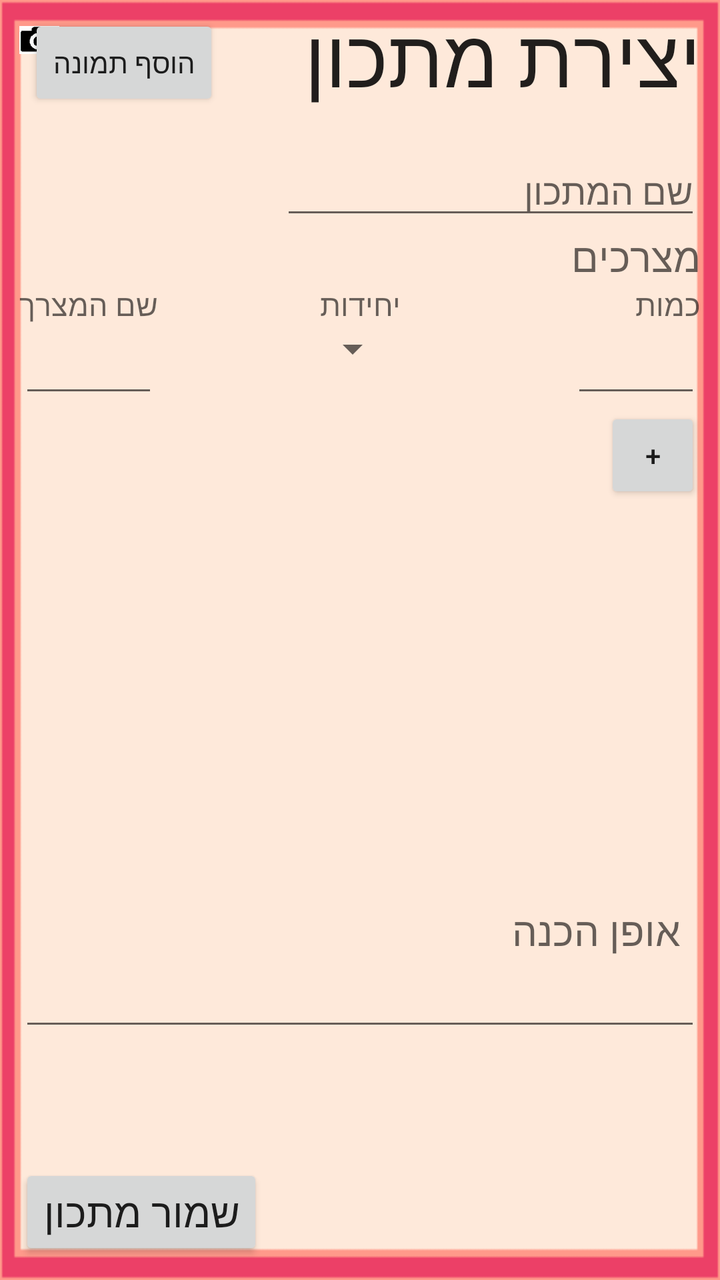
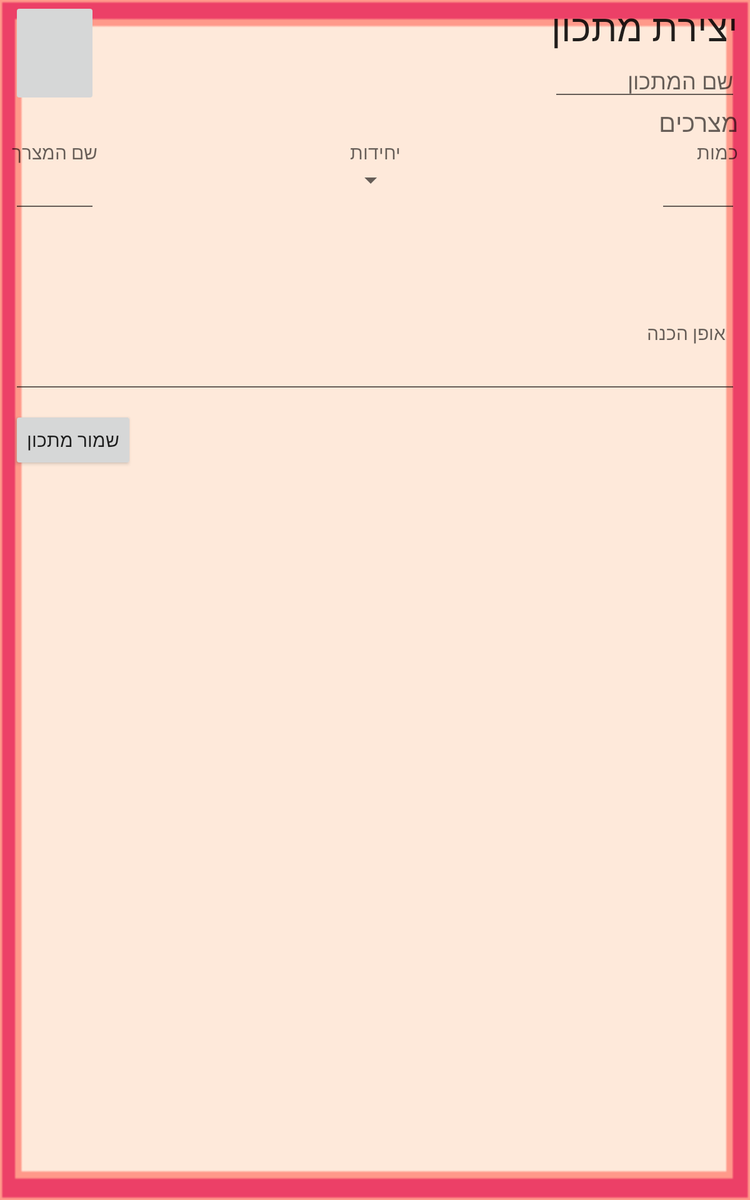

One screen, two layout resources from the same app: the default and the author's alternative for another configuration. Each is rendered where Android would select it; the XML of both is given below.
<!-- AndroidManifest.xml: application theme AppTheme -->
<!-- res/layout/activity_recipe_form.xml -->
<RelativeLayout xmlns:android="http://schemas.android.com/apk/res/android"
    android:background="@drawable/framebackground"
    xmlns:tools="http://schemas.android.com/tools" android:layout_width="match_parent"
    android:layout_height="match_parent" android:paddingLeft="@dimen/activity_horizontal_margin"
    android:paddingRight="@dimen/activity_horizontal_margin"
    android:paddingTop="@dimen/activity_vertical_margin"
    android:paddingBottom="@dimen/activity_vertical_margin"
    tools:context="com.example.lenovo.myrecipecollection.RecipeFormActivity"
    android:id="@+id/recipeFormID">



    <ScrollView
        android:layout_width="fill_parent"
        android:layout_height="fill_parent"
        android:id="@+id/scrollView1"

       >

        <RelativeLayout
            android:layout_width="fill_parent"
            android:layout_height="fill_parent"
            >

            <TextView
                android:layout_width="wrap_content"
                android:layout_height="wrap_content"
                android:textAppearance="?android:attr/textAppearanceLarge"
                android:text="יצירת מתכון"
                android:id="@+id/CreateRecipeTitle"
                android:layout_alignParentTop="true"
                android:layout_alignParentEnd="true"
                android:textSize="40sp"
                android:layout_marginRight="10dp"
                android:layout_marginTop="1dp" />
    
        
        
        
        
        
        
        
        
        

    <EditText
        android:layout_width="wrap_content"
        android:layout_height="wrap_content"
        android:inputType="textPersonName"
        android:ems="10"
        android:hint="שם המתכון"
        android:id="@+id/editRecipeName"
        android:layout_marginTop="73dp"
        android:layout_alignParentTop="true"
        android:layout_alignParentEnd="true"
        android:layout_marginRight="10dp" />



    <TextView
        android:layout_width="wrap_content"
        android:layout_height="wrap_content"
        android:textAppearance="?android:attr/textAppearanceMedium"
        android:text="מצרכים"
        android:id="@+id/ingredientsTitle"
        android:textSize="20sp"
        android:layout_below="@+id/editRecipeName"
        android:layout_alignParentEnd="true"
        android:layout_marginRight="10dp" />
     <ListView
        android:layout_width="fill_parent"
        android:layout_height="200dp"
        android:id="@+id/ingredientListForm"
        android:layout_below="@+id/addIngredientFormButton"
        android:layout_alignEnd="@+id/editRecipeName"
        android:fadeScrollbars="false"
         android:longClickable="true"
         android:layout_marginLeft="10dp"
         android:layout_marginRight="10dp" />
       <Button
            style="?android:attr/buttonStyleSmall"
            android:layout_width="wrap_content"
            android:layout_height="wrap_content"
            android:text="+"
            android:id="@+id/addIngredientFormButton"
            android:layout_below="@+id/amountEdit"
            android:layout_alignParentEnd="true"
            android:onClick="addIngToIngList"
           android:layout_marginRight="10dp" />



    <TextView
        android:layout_width="wrap_content"
        android:layout_height="wrap_content"
        android:textAppearance="?android:attr/textAppearanceMedium"
        android:text="אופן הכנה"
        android:id="@+id/instructionsTitle"
        android:textSize="20sp"

        android:layout_below="@+id/ingredientListForm"
        android:layout_alignEnd="@+id/editRecipeName"
        android:layout_marginRight="10dp" />


            <EditText
                android:layout_width="fill_parent"
                android:layout_height="wrap_content"
                android:id="@+id/editInstructions"
                android:layout_below="@+id/instructionsTitle"
                android:layout_alignParentEnd="true"
                android:layout_marginRight="10dp"
                android:layout_marginLeft="10dp" />


            <TextView
                android:layout_width="wrap_content"
                android:layout_height="wrap_content"
                android:textAppearance="?android:attr/textAppearanceMedium"
                android:text="כמות"
                android:id="@+id/amountTitle"
                android:textSize="15sp"
                android:layout_alignParentEnd="true"
                android:layout_below="@+id/ingredientsTitle"
                android:layout_marginRight="10dp" />

            <TextView
                android:layout_width="wrap_content"
                android:layout_height="wrap_content"
                android:textAppearance="?android:attr/textAppearanceMedium"
                android:text="יחידות"
                android:id="@+id/unitsTitle"
                android:textSize="15sp"
                android:layout_centerHorizontal="true"
                android:layout_below="@+id/ingredientsTitle"

                />

            <TextView
                android:layout_width="wrap_content"
                android:layout_height="wrap_content"
                android:textAppearance="?android:attr/textAppearanceMedium"
                android:text="שם המצרך"
                android:id="@+id/ingredientNameTitle"
                android:textSize="15sp"
                android:layout_alignParentStart="true"
                android:layout_below="@+id/ingredientsTitle"
                android:layout_marginLeft="10dp" />

            <EditText
                android:layout_width="80dp"
                android:layout_height="wrap_content"
                android:inputType="numberDecimal"
                android:ems="10"
                android:id="@+id/amountEdit"
                android:layout_below="@+id/amountTitle"
                android:layout_toEndOf="@+id/unitsTitle"
                android:layout_alignStart="@+id/ingredientsTitle"
                android:layout_marginRight="10dp" />

            <EditText
                android:layout_width="wrap_content"
                android:layout_height="wrap_content"
                android:id="@+id/IngNameEdit"
                android:layout_below="@+id/ingredientNameTitle"
                android:layout_alignEnd="@+id/ingredientNameTitle"
                android:layout_alignParentStart="true"
                android:layout_marginLeft="10dp" />

            <Spinner
                android:layout_width="wrap_content"
                android:layout_height="wrap_content"
                android:id="@+id/unitSpinner"
            android:layout_alignEnd="@+id/unitsTitle"
                android:spinnerMode="dropdown"
                android:clickable="true"
                android:layout_below="@+id/unitsTitle"
                android:dropDownWidth="wrap_content"
                android:focusable="true"
                android:focusableInTouchMode="false"
                android:nestedScrollingEnabled="false" />

            <ImageView
                android:layout_width="20dp"
                android:layout_height="20dp"
                android:id="@+id/UserImageView"
                android:layout_alignParentTop="true"
                android:layout_alignParentStart="true"
                android:src="@drawable/camera"
                android:onClick="addIngToIngList"
                android:layout_marginLeft="10dp"
                android:layout_marginTop="10dp"
                android:layout_marginRight="10dp" />
            
            <Button
                android:layout_width="wrap_content"
                android:layout_height="wrap_content"
                android:text="הוסף תמונה"
                android:id="@+id/addPicButton"
                android:layout_alignBottom="@+id/CreateRecipeTitle"
                android:layout_toStartOf="@+id/unitsTitle"
                android:layout_marginEnd="50dp"
                android:onClick="choosePicForRecipe"
                android:layout_marginTop="10dp" />


        </RelativeLayout>
    </ScrollView>



    <Button
        android:layout_width="wrap_content"
        android:layout_height="wrap_content"
        android:text="שמור מתכון"
        android:id="@+id/saveRecipeButton"
        android:layout_alignParentBottom="true"
        android:layout_alignParentStart="true"
        android:textSize="20sp"
        android:onClick="createAndSaveNewRecipe"
        android:layout_marginLeft="10dp"
        android:layout_marginBottom="10dp" />


</RelativeLayout>
<!-- resources referenced by this layout -->
<resources>
  <!-- drawable camera: png bitmap (drawable, 757 bytes) -->
  <!-- drawable framebackground: jpg bitmap (drawable, 1917 bytes) -->
  <style name="AppTheme" parent="AppTheme.Base">
          
      </style>
  <style name="AppTheme.Base" parent="Theme.AppCompat.Light.NoActionBar">
  
          <item name="colorPrimary">@color/primaryColor</item>
          <item name="colorPrimaryDark">@color/primaryColorDark</item>
          
          
          <item name="colorAccent">@color/accentColor</item>
      </style>
  <color name="primaryColor">#EC4067</color>
  <color name="primaryColorDark">#9A275A</color>
  <color name="accentColor">#f7f0d4</color>
</resources>
<!-- res/layout-large/activity_recipe_form.xml (the author's variant of the layout above) -->
<!-- drawn on a 7-inch tablet held upright -->
<RelativeLayout xmlns:android="http://schemas.android.com/apk/res/android"
    android:background="@drawable/framebackground"
    xmlns:tools="http://schemas.android.com/tools" android:layout_width="match_parent"
    android:layout_height="match_parent" android:paddingLeft="@dimen/activity_horizontal_margin"
    android:paddingRight="@dimen/activity_horizontal_margin"
    android:paddingTop="@dimen/activity_vertical_margin"
    android:paddingBottom="@dimen/activity_vertical_margin"
    tools:context="com.example.lenovo.myrecipecollection.RecipeFormActivity"
    android:id="@+id/recipeFormID">



    <ScrollView
        android:layout_width="fill_parent"
        android:layout_height="fill_parent"
        android:id="@+id/scrollView1"

       >

        <RelativeLayout
            android:layout_width="fill_parent"
            android:layout_height="fill_parent"
            >

            <ImageButton
                android:layout_width="100dp"
                android:layout_height="100dp"
                android:id="@+id/imageButton2"
                android:layout_marginLeft="10dp"
                android:layout_alignBottom="@+id/editRecipeName"
                android:layout_alignEnd="@+id/ingredientNameTitle"
                android:layout_alignTop="@+id/CreateRecipeTitle" />

            <TextView
                android:layout_width="wrap_content"
                android:layout_height="wrap_content"
                android:textAppearance="?android:attr/textAppearanceLarge"
                android:text="יצירת מתכון"
                android:id="@+id/CreateRecipeTitle"
                android:layout_alignParentTop="true"
                android:layout_alignParentEnd="true"
                android:textSize="30sp"
                android:layout_marginRight="10dp"
                android:layout_marginTop="1dp" />
    
        
        
        
        
        
        
        
        
        

    <EditText
        android:layout_width="wrap_content"
        android:layout_height="wrap_content"
        android:inputType="textPersonName"
        android:ems="10"
        android:hint="שם המתכון"
        android:id="@+id/editRecipeName"

        android:layout_below="@+id/CreateRecipeTitle"
        android:layout_alignEnd="@+id/CreateRecipeTitle"
        android:layout_alignStart="@+id/CreateRecipeTitle" />



    <TextView
        android:layout_width="wrap_content"
        android:layout_height="wrap_content"
        android:textAppearance="?android:attr/textAppearanceMedium"
        android:text="מצרכים"
        android:id="@+id/ingredientsTitle"
        android:textSize="20sp"
        android:layout_below="@+id/editRecipeName"
        android:layout_alignParentEnd="true"
        android:layout_marginRight="10dp" />
     <ListView
        android:layout_width="fill_parent"
        android:layout_height="100dp"
        android:id="@+id/ingredientListForm"
        android:layout_below="@+id/addIngredientFormButton"
        android:layout_alignEnd="@+id/editRecipeName"
        android:fadeScrollbars="false"
         android:longClickable="true"
         android:layout_marginLeft="10dp"
         android:layout_marginRight="10dp" />
       <Button
            style="?android:attr/buttonStyleSmall"
            android:layout_width="wrap_content"
            android:layout_height="wrap_content"
            android:text="+"
            android:id="@+id/addIngredientFormButton"
            android:layout_below="@+id/amountEdit"
            android:layout_alignParentEnd="true"
            android:onClick="addIngToIngList"
           android:layout_marginRight="10dp"
           android:textSize="5sp"
           android:layout_alignBottom="@+id/unitSpinner"
           android:layout_alignStart="@+id/amountTitle" />



    <TextView
        android:layout_width="wrap_content"
        android:layout_height="wrap_content"
        android:textAppearance="?android:attr/textAppearanceMedium"
        android:text="אופן הכנה"
        android:id="@+id/instructionsTitle"
        android:textSize="15sp"

        android:layout_below="@+id/ingredientListForm"
        android:layout_alignEnd="@+id/editRecipeName"
        android:layout_marginRight="10dp" />


            <EditText
                android:layout_width="fill_parent"
                android:layout_height="wrap_content"
                android:id="@+id/editInstructions"
                android:layout_below="@+id/instructionsTitle"
                android:layout_alignParentEnd="true"
                android:layout_marginRight="10dp"
                android:layout_marginLeft="10dp" />


            <TextView
                android:layout_width="wrap_content"
                android:layout_height="wrap_content"
                android:textAppearance="?android:attr/textAppearanceMedium"
                android:text="כמות"
                android:id="@+id/amountTitle"
                android:textSize="15sp"
                android:layout_alignParentEnd="true"
                android:layout_below="@+id/ingredientsTitle"
                android:layout_marginRight="10dp" />

            <TextView
                android:layout_width="wrap_content"
                android:layout_height="wrap_content"
                android:textAppearance="?android:attr/textAppearanceMedium"
                android:text="יחידות"
                android:id="@+id/unitsTitle"
                android:textSize="15sp"
                android:layout_centerHorizontal="true"
                android:layout_below="@+id/ingredientsTitle"

                />

            <TextView
                android:layout_width="wrap_content"
                android:layout_height="wrap_content"
                android:textAppearance="?android:attr/textAppearanceMedium"
                android:text="שם המצרך"
                android:id="@+id/ingredientNameTitle"
                android:textSize="15sp"
                android:layout_alignParentStart="true"
                android:layout_below="@+id/ingredientsTitle"
                android:layout_marginLeft="10dp" />

            <EditText
                android:layout_width="80dp"
                android:layout_height="wrap_content"
                android:inputType="numberDecimal"
                android:ems="10"
                android:id="@+id/amountEdit"
                android:layout_below="@+id/amountTitle"
                android:layout_toEndOf="@+id/unitsTitle"
                android:layout_alignStart="@+id/ingredientsTitle"
                android:layout_marginRight="10dp" />

            <EditText
                android:layout_width="wrap_content"
                android:layout_height="wrap_content"
                android:id="@+id/IngNameEdit"
                android:layout_below="@+id/ingredientNameTitle"
                android:layout_alignEnd="@+id/ingredientNameTitle"
                android:layout_alignParentStart="true"
                android:layout_marginLeft="10dp" />

            <Spinner
                android:layout_width="wrap_content"
                android:layout_height="wrap_content"
                android:id="@+id/unitSpinner"
            android:layout_alignEnd="@+id/unitsTitle"
                android:spinnerMode="dropdown"
                android:clickable="true"
                android:layout_below="@+id/unitsTitle"
                android:dropDownWidth="wrap_content"
                android:focusable="true"
                android:focusableInTouchMode="false"
                android:nestedScrollingEnabled="false" />

            


            <Button
                android:layout_width="wrap_content"
                android:layout_height="wrap_content"
                android:text="שמור מתכון"
                android:id="@+id/saveRecipeButton"
                android:layout_alignParentBottom="true"
                android:layout_alignParentStart="true"
                android:textSize="15sp"
                android:onClick="createAndSaveNewRecipe"
                android:layout_below="@+id/editInstructions"
                android:layout_marginLeft="10dp"
                android:layout_marginBottom="10dp" />
        </RelativeLayout>
    </ScrollView>





</RelativeLayout>
<!-- resources referenced by the variant -->
<!-- as a 7-inch tablet held upright resolves them -->
<resources>
  <!-- drawable framebackground: jpg bitmap (drawable, 1917 bytes) -->
  <style name="AppTheme" parent="AppTheme.Base">
          
      </style>
  <style name="AppTheme.Base" parent="Theme.AppCompat.Light.NoActionBar">
  
          <item name="colorPrimary">@color/primaryColor</item>
          <item name="colorPrimaryDark">@color/primaryColorDark</item>
          
          
          <item name="colorAccent">@color/accentColor</item>
      </style>
  <color name="primaryColor">#EC4067</color>
  <color name="primaryColorDark">#9A275A</color>
  <color name="accentColor">#f7f0d4</color>
</resources>
